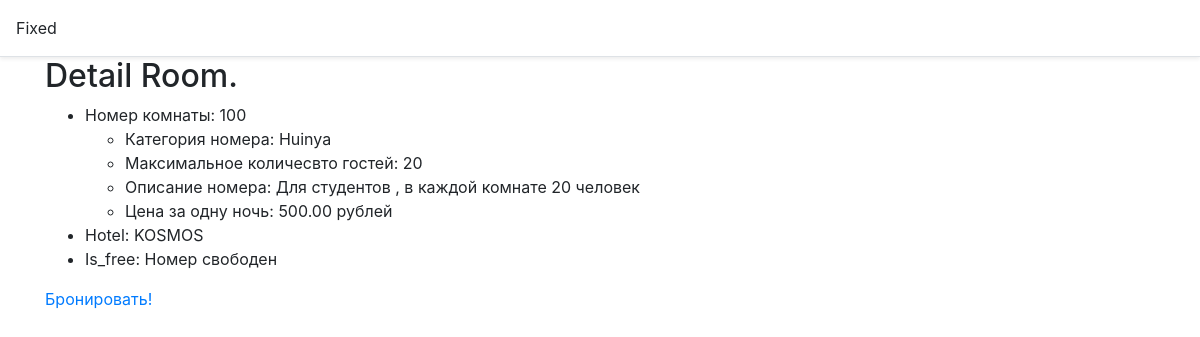
Screenshot of /hotel/room/3/ with the database file from the repository.
### hotel/models.py (models this page shows, shortened)
class Room(models.Model):
    number = models.IntegerField(
        verbose_name=_('Number of room'),
        default=0,
    )
    room_category = models.ForeignKey(
        to=RoomCategory,
        on_delete=models.CASCADE,
        related_name='rooms',
    )
    hotel = models.ForeignKey(
        to=Hotel,
        on_delete=models.CASCADE,
        related_name='rooms',
    )
    is_free = models.BooleanField(
        verbose_name=_('Check that room is free'),
        default=True
    )
    class Meta:
        verbose_name = _('Room')
        verbose_name_plural = _('Rooms')

class RoomCategory(models.Model):
    name = models.CharField(
        max_length=255,
        verbose_name=_('Name of category'),
    )
    max_guest = models.IntegerField(
        verbose_name=_('Max number of guests'),
        default=2
    )
    description = models.TextField(
        verbose_name=_('Description of Category'),
        max_length=255,
        blank=True,
        null=True,
    )
    price_for_night = models.DecimalField(
        max_digits=8,
        decimal_places=2,
        help_text='Цена за одну ночь',
        null=True,
    )
    class Meta:
        verbose_name = _('RoomCategory')
        verbose_name_plural = _('RoomCategories')

class Hotel(models.Model):
    name = models.CharField(
        max_length=255,
        verbose_name= _('Name of Hotel'),
    )
    slug = models.SlugField(max_length=255,null=True)
    address = models.CharField(
        max_length=255,
        blank=True,
        null=True,
        verbose_name=_('Location of Hotel'),
    )
    '''
    location = gis_models.PointField(
        verbose_name=_('Location'),
        null=True,
        blank=True,
        geography=True,
        help_text=_('Location of Hotel'),
    )
    '''
    zip_code = models.IntegerField(
        verbose_name=_('ZIP Code'),
        null=True,
        blank=True,
    )
    description = models.TextField(
        verbose_name=_('Description'),
        blank='',
        default=True,
    )
    class Meta:
        verbose_name = _('Hotel')
        verbose_name_plural = _('Hotels')

### hotel/views.py (the view)
# urls.py: path('room/<int:pk>/',DetailRoomView.as_view(), name='detail_room'),
class DetailRoomView(DetailView):
    model = Room
    template_name = 'detail_room.html'

### templates/detail_room.html (shortened to what this page needs)
{% extends 'base.html' %}
{% load static %}
{% block content %}
<h2>Detail Room.</h2>
<ul>
    <li>Номер комнаты: {{ room.number }}</li>
    <ul>
        <li>Категория номера: {{ room.room_category.name }}</li>
        <li>Максимальное количесвто гостей: {{ room.room_category.max_guest }}</li>
        <li>Описание номера: {{room.room_category.description}}</li>
        <li>Цена за одну ночь: {{ room.room_category.price_for_night }} рублей</li>
    </ul>
    <li>Hotel: {{ room.hotel.name }}</li>
    {% if room.is_free %}
        <li>Is_free: Номер свободен</li>
    {% else %}
        <li>Is_free: Номер занят</li>
    {% endif %}
</ul>
<a href="{% url 'create_reservation' %}">Бронировать!</a>
{% endblock %}

### rows the page displays
Room: number "100", room_category.name "Huinya", room_category.max_guest "20", room_category.description "Для студентов , в каждой комнате 20 человек", room_category.price_for_night "500.00", hotel.name "KOSMOS"
